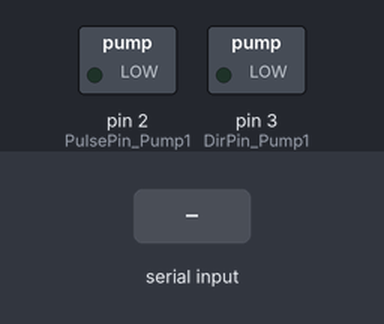
Bench run of a sketch on a simulated Arduino Uno, built with avr-gcc and run on an emulated ATmega328P. Shown: switched loads named in the sketch (green lamp = pin HIGH). The inputs (shaded band) are chosen by the test bench.

Above: at 1.2 s.
1.3 s: "a" received over Serial
At 1.7 s:
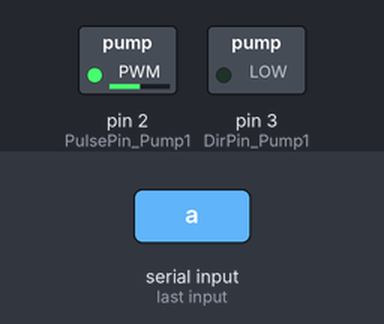
Timing chart, 0 to 7.8 s (numbered marks = the images above; inputs shaded):
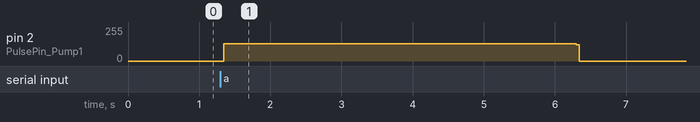

Measured:
- after the input at 1.3 s, pin 2 (PulsePin_Pump1): 0/255 → 128/255 at once, → 0/255 5.0 s later

The sketch:

pump_test4.ino
```cpp
/*
 * 功能：驱动单个蠕动泵测试，按照师姐的要求
 * 作者：张津阳
 * 日期：2018年1月30日
 * 备注：利用串口字符进行控制，我在串口发送一个'a'那么蠕动泵就开始进行一个周期的 进样 和 延时
 */
#include<FlexiTimer2.h>
const int T = 1000;   //脉冲信号的周期，单位：微秒
int half_T;           //脉冲信号周期的一半

int PulsePin_Pump1 = 2;
int DirPin_Pump1   = 3;
int switch_Pump1   = 4;

const int LeftTime = 10;   //延时1秒的个数

boolean PUMP1STOP = false;

//String strCommand;     //命令
char ch;
/*
 * 自定义函数
 */
void pulseStart( int pulsePin , int t )   // t单位是微秒
{
  digitalWrite(pulsePin,HIGH);
  delayMicroseconds(t);
  digitalWrite(pulsePin,LOW);
  delayMicroseconds(t);          // 频率 f = ( 1 / (2*t) ) * 1e6
  }

void pulseStop( int pulsePin )
{
  digitalWrite(pulsePin,LOW);    //停止发脉冲
  }

void Pump1_stop()   //泵1停止
{
/*
  //step1.停发脉冲
  pulseStop(PulsePin_Pump1);
  //step2.关闭 定时器
  FlexiTimer2::stop();
  //step3.延时 检测周期（25s）剩余的时间
  for( int i=0; i < LeftTime; i++ )
  {
    delay(1000);   //延时1秒
    }
  //step4.再度开启定时器
  FlexiTimer2::start();    //开启定时器
*/
  PUMP1STOP = true;
  }


void setup() {
    pinMode(PulsePin_Pump1,OUTPUT);
    pinMode(DirPin_Pump1,OUTPUT);
    pinMode(switch_Pump1,INPUT);
    half_T = T / 2;

    Serial.begin(9600);

    FlexiTimer2::set(5000, Pump1_stop);       //5秒之后，泵1停止
    // FlexiTimer2::start();    //开启定时器

}

void loop() {

  ch = Serial.read();

  if( ch == 'a' )
  {
    FlexiTimer2::start();    //开启定时器

    while( PUMP1STOP == false )
    {
      pulseStart( PulsePin_Pump1, half_T );
      }

    // ********************  todo *******************************
    //step1.停发脉冲
    pulseStop(PulsePin_Pump1);
    //step2.关闭 定时器
    FlexiTimer2::stop();
    //step3.延时 检测周期（25s）剩余的时间
    for( int i=0; i < LeftTime; i++ )
    {
      delay(1000);   //延时1秒
      }
    //step4.复一下位
    PUMP1STOP = false;
    //*************************************************************
    }


/*
  if( PUMP1STOP == false )
  {
    pulseStart( PulsePin_Pump1, half_T );
  }
  else
  {
    //step1.停发脉冲
    pulseStop(PulsePin_Pump1);
    //step2.关闭 定时器
    FlexiTimer2::stop();
    //step3.延时 检测周期（25s）剩余的时间
    for( int i=0; i < LeftTime; i++ )
    {
      delay(1000);   //延时1秒
      }
    //step4.复一下位
    PUMP1STOP = false;
    //step4.再度开启定时器
    FlexiTimer2::start();    //开启定时器
    }
*/
}
```
